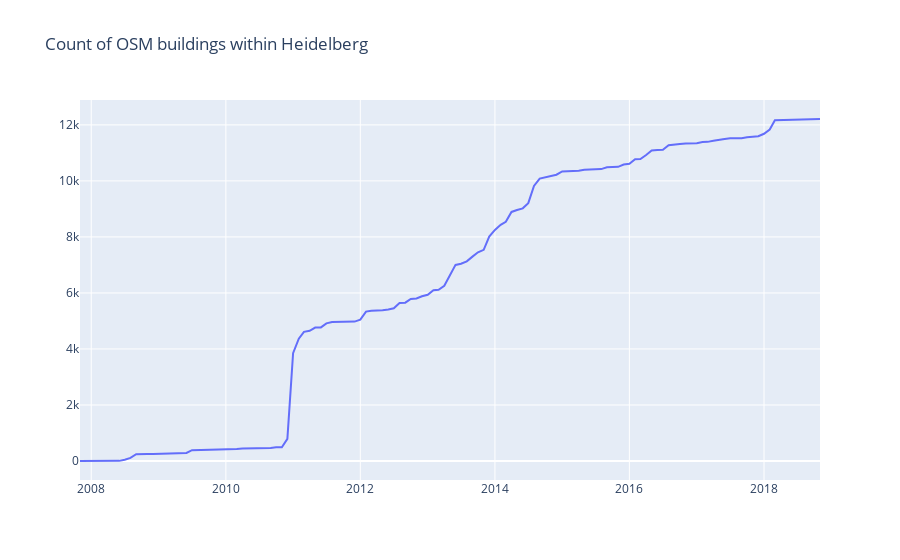

Here is the notebook cell this chart was saved with:
### Markdown cell above
Lossless information on the historical evolution of OSM is available from 8th of October 2007 to 19th of February 2019. This means that all properties of the original OSM data are maintained.

## Aggregation endpoint
The aggregation endpoint allows you to retrieve aggregated statistics for the OSM history data. You can filter by any OSM tag _(keys, values)_, define your area of interest _(bboxes)_ and choose any time interval _(time)_.

### Count buildings in Heidelberg over time

### Code cell
params = {'bboxes': BBOX['hd'],
          'filter': 'building=*',
          'time': TIME_MONTHLY
         }

# sending get request to ohsome API 
res = requests.get(OHSOME_API+"/elements/count", params)

display(HTML('<h4>ohsome API request</h4>'))
display(res.url)

# extracting data in json format and storing it in a dataframe
display(HTML('<h4>API response</h4>'))
df = pd.DataFrame(res.json()['result'])
display(df.head())

# plotting the result
data = [go.Scatter(x = df.timestamp, y = df.value)]
fig = dict(data = data, layout = go.Layout(title = "Count of OSM buildings within Heidelberg"))
plotly.offline.iplot(fig, filename = 'count')

### Figure 1 — Plotly figure (JSON) as saved in the notebook; plotly's stock layout.template omitted (floating-point values rounded to 4 significant figures; data arrays with more than 128 entries replaced by an {"elided": "..."} marker saying what was removed)
{"data": [{"type": "scatter", "x": {"elided": "133 str values"}, "y": {"elided": "133 int values"}}], "layout": {"title": {"text": "Count of OSM buildings within Heidelberg"}}}
